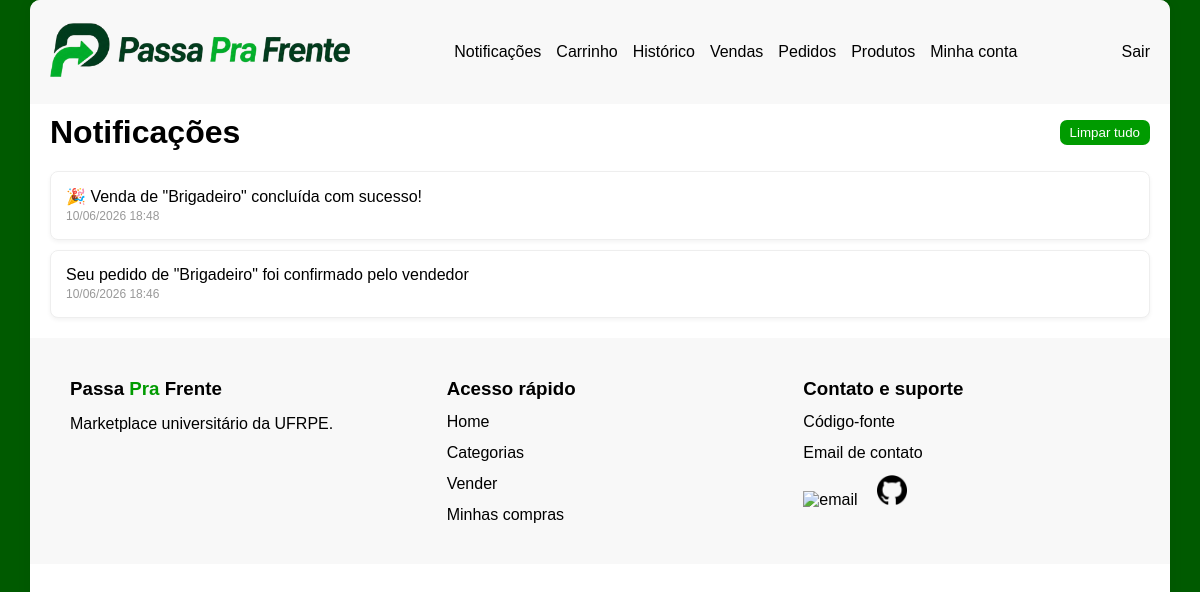
Page /notificacoes (signed in) on the committed database.
### notificacoes/models.py (models this page shows, shortened)
class Notificacao(models.Model):
    TIPOS = [
        ('pedido_recebido',     '🛒 Pedido recebido'),
        ('pedido_confirmado',   '✅ Pedido confirmado'),
        ('pedido_cancelado',    '❌ Pedido cancelado'),
        ('venda_concluida',     '🎉 Venda concluída'),
        ('nova_mensagem',       '💬 Nova mensagem'),
        ('produto_editado',     '✏️ Anúncio editado'),
        ('produto_denunciado',  '❗ Produto denunciado'),
        ('produto_removido',    '🔒 Anúncio removido'),
        ('nova_avaliacao',      '⭐ Nova avaliação'),
    ]
    usuario = models.ForeignKey(
        settings.AUTH_USER_MODEL,
        on_delete=models.CASCADE,
        related_name='notificacoes'
    )
    tipo = models.CharField(max_length=30, choices=TIPOS)
    mensagem = models.TextField()
    lida = models.BooleanField(default=False)
    criado_em = models.DateTimeField(auto_now_add=True)
    url = models.CharField(max_length=200, blank=True, null=True)
    class Meta:
        ordering = ['-criado_em']

### notificacoes/views.py (the view)
# urls.py: path('', NotificacoesView.as_view(), name='notificacoes'),
class NotificacoesView(LoginRequiredMixin, View):
    def get(self, request):
        notificacoes = Notificacao.objects.filter(usuario=request.user)
        notificacoes.filter(lida=False).update(lida=True)
        return render(request, 'notificacoes/notificacoes.html', {
            'notificacoes': notificacoes,
        })

### notificacoes/context_processors.py (called while the page is built)
def notificacoes_nao_lidas(request):
        if not request.user.is_authenticated:
            return {'notificacoes_count': 0}
        count = Notificacao.objects.filter(
            usuario=request.user,
            lida=False
        ).count()
        return {'notificacoes_count': count}

### templates/notificacoes/notificacoes.html (shortened to what this page needs)
{% extends 'base.html' %}
{% load static %}
{% block extra_css %}
    <link rel="stylesheet" href="{% static 'notificacoes/notificacoes.css' %}">
{% endblock %}
{% block content %}
<main>
    <div class="container">
        <div style="display:flex; justify-content:space-between; align-items:center; margin-bottom:20px;">
            <h1>Notificações</h1>
            {% if notificacoes %}
                <form method="POST" action="{% url 'limpar_notificacoes' %}">
                    <button type="submit" class="button_cancelar">Limpar tudo</button>
                </form>
            {% endif %}
        </div>
        {% if notificacoes %}
            {% for notificacao in notificacoes %}
                <a href="{{ notificacao.url }}" style="text-decoration:none; color:inherit;">
                    <div class="notificacao {% if not notificacao.lida %}nao-lida{% endif %}">
                        <p>{{ notificacao.mensagem }}</p>
                        <small>{{ notificacao.criado_em|date:"d/m/Y H:i" }}</small>
                    </div>
                </a>
            {% endfor %}
        {% else %}
            <p>Nenhuma notificação ainda.</p>
        {% endif %}
    </div>
</main>
{% endblock %}

### static/base.css (style rules this page uses)
* { margin: 0px; padding: 0px; font-family: Arial, sans-serif; --green1: #009b00; --green-body: #005a00; --white: #ffffff; --grey-button: #e2e2e2bb; --black: #000000; --background1: #f7f7f7dc; }
body { box-sizing: border-box; background-color: var(--green-body); }
.container { max-width: 1140px; margin: auto; }

### static/notificacoes/notificacoes.css (style rules this page uses)
* { margin: 0px; padding: 0px; font-family: Arial, sans-serif; --green1: #009b00; --green2: #01bb01; --white: #ffffff; --grey-button: #e2e2e2bb; --black: #000000; --background1: #f7f7f7dc; }
main { padding: 10px 20px; }
.notificacao { padding: 15px; border-radius: 8px; margin-bottom: 10px; background: white; border: 1px solid #eee; box-shadow: 0 2px 4px rgba(0,0,0,0.05); }
.notificacao small { color: #999; font-size: 12px; }
.button_cancelar { padding: 5px 10px; background-color: var(--green1); border-radius: 7px; border: none; color: white; cursor: pointer; }

### rows in the picture
Notificacao: mensagem "🎉 Venda de \"Brigadeiro\" concluída com sucesso!", criado_em "10/06/2026 18:48"
Notificacao: mensagem "Seu pedido de \"Brigadeiro\" foi confirmado pelo vendedor", criado_em "10/06/2026 18:46"
